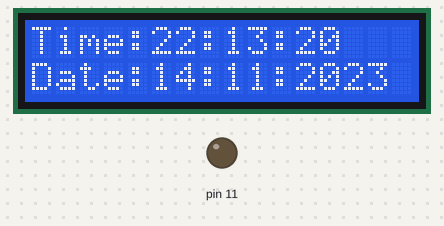
Simulated run of this sketch. Board: Arduino Uno, built with avr-gcc and run on an emulated ATmega328P. Parts: 16×2 character LCD, output pins drawn as LEDs (lit = HIGH). The local clock reads 2024-03-15 10:24:30 at power-on unless the sketch sets it; what the sketch prints to the serial monitor is not drawn.

Above: at 0.1 s.
At 5.1 s:
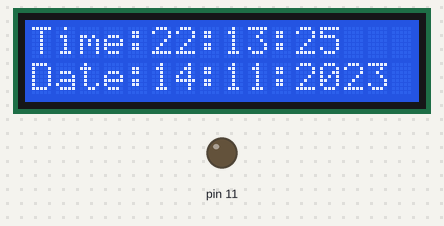
At 9.1 s:
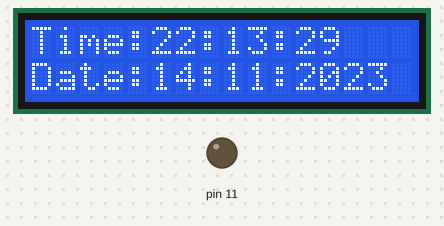
At 19.1 s:
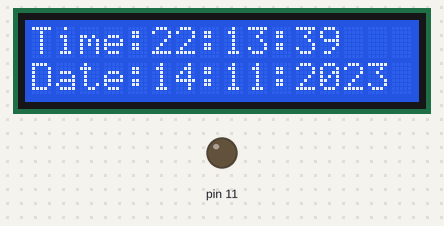
At 29.1 s:
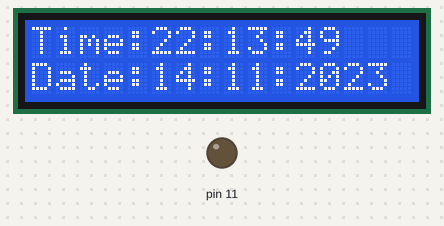
At 39.1 s:
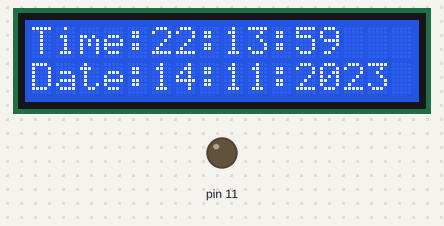

The sketch:

automatic_bell.INO
```cpp
#include "RTClib.h"
#include <Wire.h>
#include <LiquidCrystal.h>

const int rs = 7, en = 6, d4 = 5, d5 = 4, d6 = 3, d7 = 2;
LiquidCrystal lcd(rs, en, d4, d5, d6, d7);
RTC_DS3231 rtc;

void PrintTwoDigits();
void showTime();
void showDate();
void setup () {
  Serial.begin(9600);
  pinMode(11,OUTPUT);
  lcd.begin(16,2);

if (! rtc.begin()) {

    Serial.println("Couldn't find RTC");
    Serial.flush();
    abort();
  }
   if (! rtc.lostPower())

    Serial.println("RTC is NOT running, let's set the time!");
    rtc.adjust(DateTime(F(__DATE__), F(__TIME__)));

  }
  void loop ()
 {
    DateTime now = rtc.now();
    showTime();
    showDate();
    if(now.hour()== 10 && now.minute()==00&& now.second()==00
    ||now.hour()==10 && now.minute()==00 && now.second()==10){
      lcd.clear();
      lcd.setCursor(0,0);
      lcd.print("BELL RING");
      digitalWrite(11,HIGH);
      delay(5000);
      digitalWrite(11,LOW);
      lcd.clear();
    }

    if(now.hour() == 10 && now.minute() == 15&& now.second()== 00
    || now.hour() == 10&& now.minute() == 15 && now.second () == 10){
      lcd.clear();
      lcd.setCursor(0,0);
      lcd.print("BELL RING");
      digitalWrite(11,HIGH);
      delay(5000);
      digitalWrite(11,LOW);
      lcd.clear();
    }

    if(now.hour() == 11 && now.minute() == 10 && now.second()== 00
    || now.hour() == 11 && now.minute() == 10 && now.second () == 10){
      lcd.clear();
      lcd.setCursor(0,0);
      lcd.print("BELL RING");
      digitalWrite(11,HIGH);
      delay(5000);
      digitalWrite(11,LOW);
      lcd.clear();
    }

    if(now.hour() == 12 && now.minute() == 00 && now.second()== 00
    || now.hour() == 12 && now.minute() == 00 && now.second () == 10){
      lcd.clear();
      lcd.setCursor(0,0);
      lcd.print("BELL RING");
      digitalWrite(11,HIGH);
      delay(5000);
      digitalWrite(11,LOW);
      lcd.clear();
    }

    if(now.hour() == 13 && now.minute() == 32 && now.second()== 00
    || now.hour() == 13 && now.minute() == 32 && now.second () == 10){
      lcd.clear();
      lcd.setCursor(0,0);
      lcd.print("BELL RING");
      digitalWrite(11,HIGH);
      delay(5000);
      digitalWrite(11,LOW);
      lcd.clear();
    }

    if(now.hour() == 13 && now.minute() == 41 && now.second()== 00
    || now.hour() == 13 && now.minute() == 41 && now.second () == 10){
      lcd.clear();
      lcd.setCursor(0,0);
      lcd.print("BELL RING");
      digitalWrite(11,HIGH);
      delay(5000);
      digitalWrite(11,LOW);
      lcd.clear();
    }

    if(now.hour() == 14 && now.minute() == 20 && now.second()== 00
    || now.hour() == 14 && now.minute() == 20 && now.second () == 10){
      lcd.clear();
      lcd.setCursor(0,0);
      lcd.print("BELL RING");
      digitalWrite(11,HIGH);
      delay(5000);
      digitalWrite(11,LOW);
      lcd.clear();
    }

    if(now.hour() == 15 && now.minute() == 10 && now.second()== 00
    || now.hour() == 15 && now.minute() == 10  && now.second () == 5){
      lcd.clear();
      lcd.setCursor(0,0);
      lcd.print("BELL RING");
      digitalWrite(11,HIGH);
      delay(5000);
      digitalWrite(11,LOW);
      lcd.clear();
    }

    if(now.hour() == 15 && now.minute() == 30 && now.second()== 00
    || now.hour() == 15 && now.minute() == 30 && now.second () == 10){
      lcd.clear();
      lcd.setCursor(0,0);
      lcd.print("BELL RING");
      digitalWrite(11,HIGH);
      delay(5000);
      digitalWrite(11,LOW);
      lcd.clear();
    }

    if(now.hour() == 16 && now.minute() == 15 && now.second()== 00
    || now.hour() == 16 && now.minute() == 15 && now.second () == 10){
      lcd.clear();
      lcd.setCursor(0,0);
      lcd.print("BELL RING");
      digitalWrite(11,HIGH);
      delay(5000);
      digitalWrite(11,LOW);
      lcd.clear();
    }

    if(now.hour() == 17 && now.minute() == 00 && now.second()== 00
    || now.hour() == 17  && now.minute() == 00 && now.second () == 10){
      lcd.clear();
      lcd.setCursor(0,0);
      lcd.print("BELL RING");
      digitalWrite(11,HIGH);
      delay(5000);
      digitalWrite(11,LOW);
      lcd.clear();
    }

 }

 void PrintTwoDigits(int number){
  if(number<10){
    lcd.print("0");
  }
  lcd.print(number);
}

void showTime(){
    DateTime now = rtc.now();
    lcd.setCursor(0,0);
    lcd.print("Time:");
    lcd.setCursor(5,0);
    PrintTwoDigits(now.hour());
    lcd.print(':');
    PrintTwoDigits(now.minute());
    lcd.print(':');
    PrintTwoDigits(now.second());}

void showDate(){
    DateTime now = rtc.now();
    lcd.setCursor(0,1);
    lcd.print("Date:");
    lcd.setCursor(5,1);
    PrintTwoDigits(now.day());
    lcd.print(':');
    PrintTwoDigits(now.month());
    lcd.print(':');
    PrintTwoDigits(now.year());
}
```

Measured:
- what the display in image 1 shows lasts 1.0 s, from 5.0 s to 6.0 s
